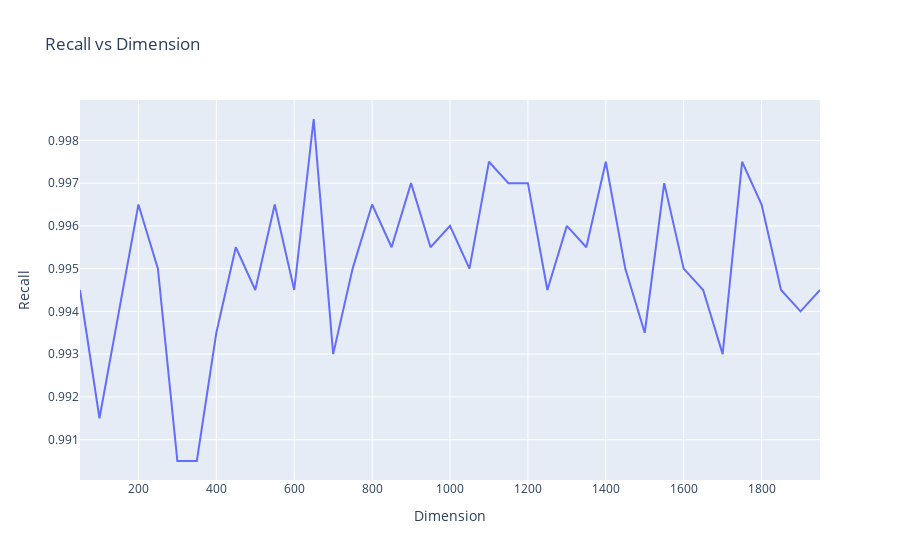

Notebook cell for this chart:
### Code cell
# recall vs dimension
df = pd.DataFrame({'Dimension': DIMENSIONS, 'Recall': metric_averages.mean(dim=0)[:, 0]})
fig = px.line(x='Dimension', y='Recall', data_frame=df, title='Recall vs Dimension')
fig.update_traces(textposition='top center')
fig.update_layout(title='Recall vs Dimension', xaxis_title='Dimension', yaxis_title='Recall')
# fig.update_xaxes(type='log')
fig.show()

### Figure 1 — Plotly figure (JSON) as saved in the notebook; plotly's stock layout.template omitted (floating-point values rounded to 4 significant figures)
{"data": [{"hovertemplate": "Dimension=%{x}<br>Recall=%{y}<extra></extra>", "legendgroup": "", "line": {"color": "#636efa", "dash": "solid"}, "marker": {"symbol": "circle"}, "mode": "lines", "name": "", "orientation": "v", "showlegend": false, "textposition": "top center", "type": "scatter", "x": [50, 100, 150, 200, 250, 300, 350, 400, 450, 500, 550, 600, 650, 700, 750, 800, 850, 900, 950, 1000, 1050, 1100, 1150, 1200, 1250, 1300, 1350, 1400, 1450, 1500, 1550, 1600, 1650, 1700, 1750, 1800, 1850, 1900, 1950], "xaxis": "x", "y": [0.9945, 0.9915, 0.994, 0.9965, 0.995, 0.9905, 0.9905, 0.9935, 0.9955, 0.9945, 0.9965, 0.9945, 0.9985, 0.993, 0.995, 0.9965, 0.9955, 0.997, 0.9955, 0.996, 0.995, 0.9975, 0.997, 0.997, 0.9945, 0.996, 0.9955, 0.9975, 0.995, 0.9935, 0.997, 0.995, 0.9945, 0.993, 0.9975, 0.9965, 0.9945, 0.994, 0.9945], "yaxis": "y"}], "layout": {"legend": {"tracegroupgap": 0}, "title": {"text": "Recall vs Dimension"}, "xaxis": {"anchor": "y", "domain": [0, 1], "title": {"text": "Dimension"}}, "yaxis": {"anchor": "x", "domain": [0, 1], "title": {"text": "Recall"}}}}
